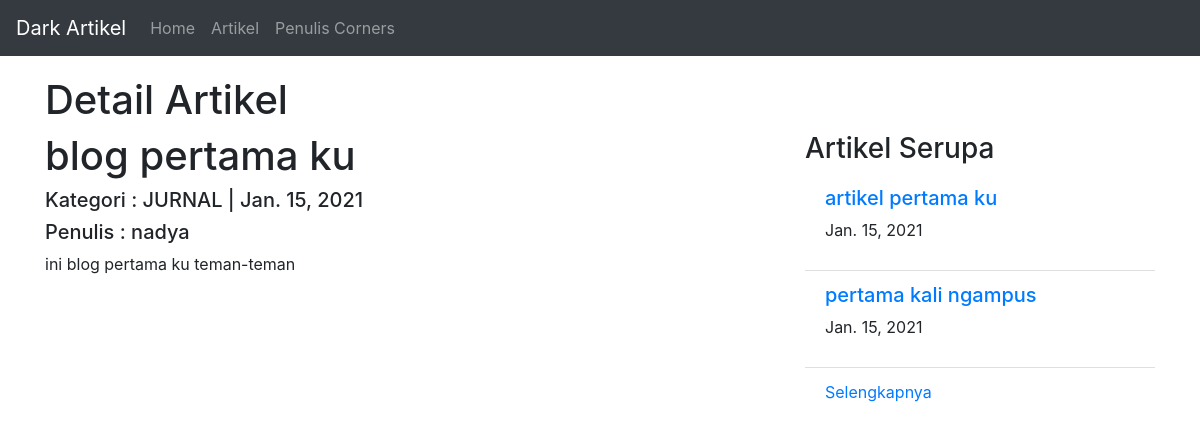
The page /artikel/detail/blog-pertama-ku/ on the database its author committed.
### artikel/models.py (models this page shows, shortened)
class Artikel(models.Model):
    judul = models.CharField(max_length=200,null=True)
    isi = models.TextField(null=True)
    KATEGORI_TYPE = (
        ('JURNAL','Jurnal'),
        ('GOSIP','Gosip'),
        ('TRAVELING','Traveling'),
    )
    kategori = models.CharField(null=True, blank=True, choices=KATEGORI_TYPE,max_length=200)
    penulis = models.ForeignKey(Penulis,null=True,on_delete=models.SET_NULL)
    slug = models.SlugField(blank=True, editable=False)
    published = models.DateTimeField(auto_now_add=True, null=True)
    updated = models.DateTimeField(auto_now=True, null=True)

### penulis/models.py (models this page shows)
class Penulis(models.Model):
    user = models.OneToOneField(User,null=True,blank=True,on_delete=models.CASCADE)
    nama = models.CharField(max_length=200, null=True)
    phone = models.CharField(max_length=20,null=True)
    email = models.CharField(max_length=200,null=True)
    profile_pic = models.ImageField(default = 'profile1.png', null = True, blank = True)
    date_created = models.DateTimeField(auto_now_add=True,null=True)
    def __str__(self):
        return "{}".format(self.nama)

### artikel/views.py (the view)
# urls.py: re_path(r'^artikel/detail/(?P<slug>[\w-]+)/$',ArtikelDetailView.as_view(),name='detail'),
class ArtikelDetailView(DetailView):
    model = Artikel
    template_name = 'artikel/artikel_detail.html'
    context_object_name = 'artikel'
    def get_context_data(self, *args, **kwargs):
        artikelSerupa = self.model.objects.filter(kategori=self.object.kategori).exclude(id = self.object.id)
        data_context = {
            'page_title':'Detail Artikel',
            'artikelSerupa':artikelSerupa,
        }
        self.kwargs.update(data_context)
        kwargs = self.kwargs
        return super().get_context_data(*args, **kwargs)

### artikel/templates/artikel/artikel_detail.html (shortened to what this page needs)
{% extends 'base.html' %}
{% block content %}
    <h1>{{page_title}}</h1>
    <div class="row">
        <div class="col-md-8">
            <h1>{{artikel.judul}}</h1>
            <h5>Kategori : {{artikel.kategori}} | {{artikel.published | date}}</h5>
            <h5>Penulis : {{artikel.penulis}}</h5>
            <p>{{artikel.isi}}</p>
        </div>
        <div class="col-sm">
            <h3>Artikel Serupa</h3>
            <ul class="list-group list-group-flush">
                {% for dataartikel in artikelSerupa %}
                    {% if forloop.counter is not 3 %}
                        <li class="list-group-item">
                            <h5><a href="{% url 'artikel:detail' dataartikel.slug %}">{{dataartikel.judul}}</a></h5>
                            <p>{{dataartikel.published|date}}</p>
                        </li>
                    {% endif %}
                {% endfor %}
                <li class="list-group-item">
                    <a href="#">Selengkapnya</a>
                </li>
            </ul>
        </div>
    </div>
{% endblock content %}

### rows shown on the page
Artikel: judul "blog pertama ku", kategori "JURNAL", published "Jan. 15, 2021", penulis "nadya", isi "ini blog pertama ku teman-teman"
Artikel: judul "artikel pertama ku", published "Jan. 15, 2021"
Artikel: judul "pertama kali ngampus", published "Jan. 15, 2021"

### other values the page prints
{{ page_title }} "Detail Artikel"
